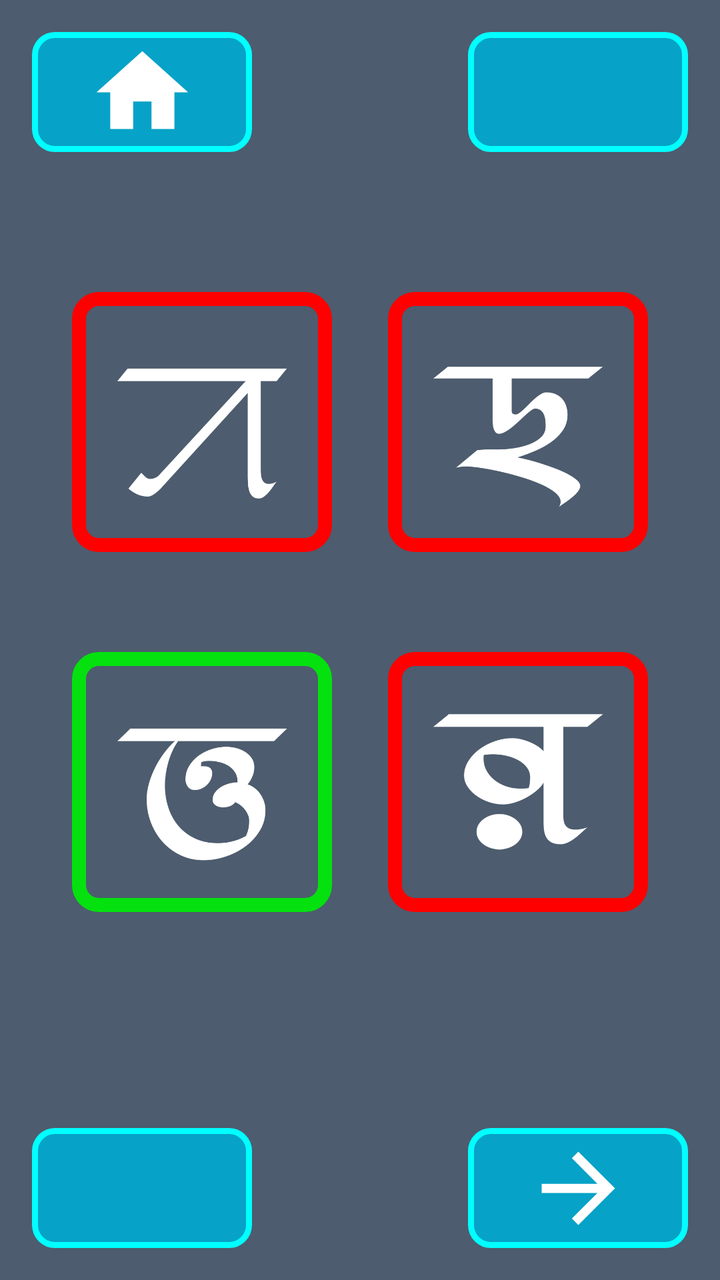
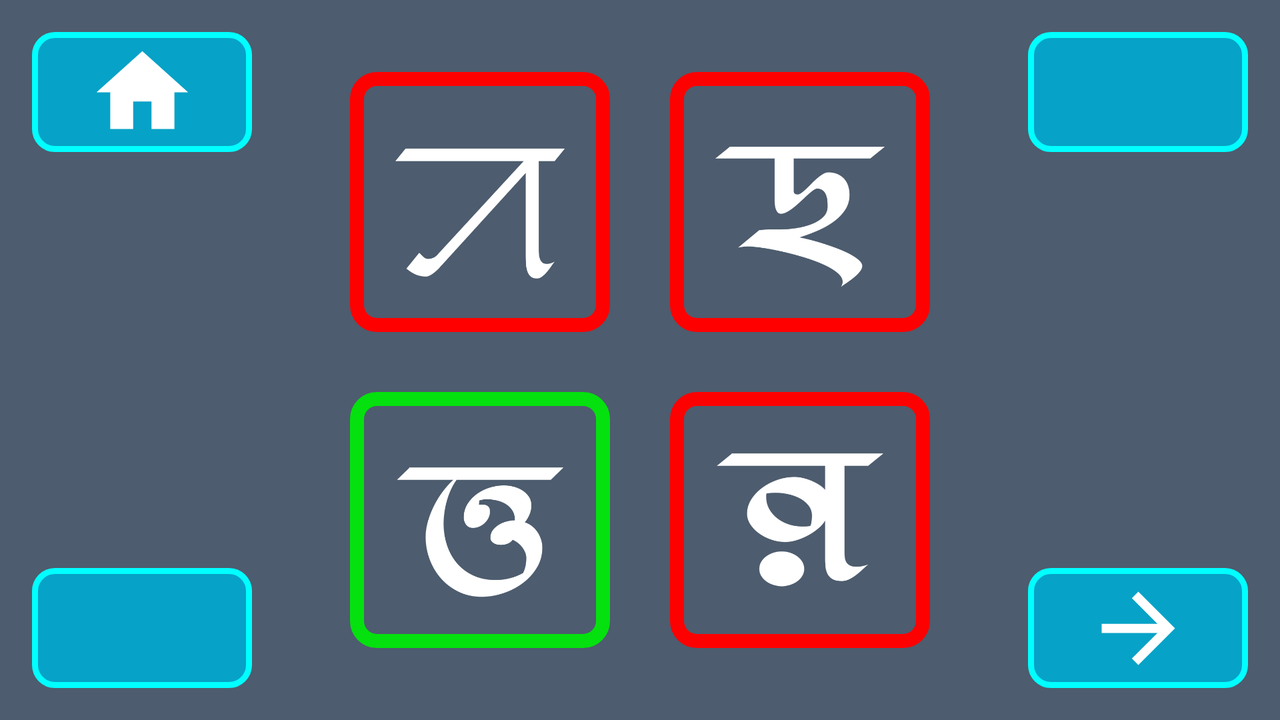

Compare how this app lays out the same screen by default and in its alternative resource folder. The renders come first, then the two layout files and the values they reference.
<!-- AndroidManifest.xml: application theme AppTheme -->
<!-- res/layout/activity_l1_q4_w.xml -->
<?xml version="1.0" encoding="utf-8"?>
<RelativeLayout xmlns:android="http://schemas.android.com/apk/res/android"
    xmlns:tools="http://schemas.android.com/tools"
    android:layout_width="match_parent"
    android:layout_height="match_parent"
    tools:context=".L1Q2"
    android:padding="16dp"
    android:background="@color/colorPrimaryDark">

    <ImageButton
        android:id="@+id/home"
        android:background="@drawable/button_background"
        android:layout_width="110dp"
        android:layout_height="60dp"
        android:layout_alignParentLeft="true"
        android:layout_alignParentStart="true"
        android:layout_alignParentTop="true"
        android:contentDescription="@string/todo"
        android:src="@drawable/ic_home"/>

    <ImageButton
        android:id="@+id/repeat"
        android:layout_alignParentTop="true"
        android:background="@drawable/button_background"
        android:layout_width="110dp"
        android:layout_height="60dp"
        android:layout_alignParentRight="true"
        android:layout_alignParentEnd="true"
        android:contentDescription="@string/todo"
        android:src="@drawable/ic_retry"/>

    <RelativeLayout
        android:padding="20dp"
        android:layout_marginTop="50dp"
        android:layout_below="@+id/repeat"
        android:layout_width="match_parent"
        android:layout_height="350dp">


        <ImageView
            android:id="@+id/q1"
            android:padding="10dp"
            android:layout_alignParentLeft="true"
            android:background="@drawable/wrong_image_background"
            android:layout_width="130dp"
            android:layout_height="130dp"
            android:src="@drawable/l1a"
            android:layout_alignParentStart="true"
            android:contentDescription="@string/todo" />

        <ImageView
            android:id="@+id/q2"
            android:padding="10dp"
            android:layout_alignParentRight="true"
            android:background="@drawable/wrong_image_background"
            android:layout_width="130dp"
            android:layout_height="130dp"
            android:src="@drawable/l1b"
            android:layout_alignParentEnd="true"
            android:contentDescription="@string/todo" />

        <ImageView
            android:layout_marginTop="50dp"
            android:layout_below="@+id/q1"
            android:id="@+id/q3"
            android:padding="10dp"
            android:layout_alignParentLeft="true"
            android:background="@drawable/right_image_background"
            android:layout_width="130dp"
            android:layout_height="130dp"
            android:src="@drawable/l1c"
            android:layout_alignParentStart="true"
            android:contentDescription="@string/todo" />

        <ImageView
            android:layout_marginTop="50dp"
            android:layout_below="@+id/q2"
            android:id="@+id/q4"
            android:padding="10dp"
            android:layout_alignParentRight="true"
            android:background="@drawable/wrong_image_background"
            android:layout_width="130dp"
            android:layout_height="130dp"
            android:src="@drawable/l1d"
            android:layout_alignParentEnd="true"
            android:contentDescription="@string/todo" />


    </RelativeLayout>


    <ImageButton
        android:id="@+id/back"
        android:background="@drawable/button_background"
        android:layout_width="110dp"
        android:layout_height="60dp"
        android:layout_alignParentLeft="true"
        android:layout_alignParentStart="true"
        android:layout_alignParentBottom="true"
        android:contentDescription="@string/todo"
        android:src="@drawable/ic_arrow_back"/>

    <ImageButton
        android:id="@+id/forward"
        android:background="@drawable/button_background"
        android:layout_width="110dp"
        android:layout_height="60dp"
        android:layout_alignParentRight="true"
        android:layout_alignParentEnd="true"
        android:layout_alignParentBottom="true"
        android:contentDescription="@string/todo"
        android:src="@drawable/ic_arrow_forward"/>

</RelativeLayout>
<!-- resources referenced by this layout -->
<resources>
  <color name="colorPrimaryDark">#4D5C6E</color>
  <!-- drawable button_background (drawable) -->
  <?xml version="1.0" encoding="utf-8"?>
  <shape xmlns:android="http://schemas.android.com/apk/res/android"
      android:shape="rectangle">
      <solid android:color="#07A2C7"/>
      <corners android:radius="10dp"/>
      <stroke android:color="#00FFFF"
          android:width="3dp"/>
  </shape>
  <!-- drawable ic_arrow_forward (drawable) -->
  <vector android:height="55dp" android:tint="#FFFFFF"
      android:viewportHeight="24.0"
      android:viewportWidth="24.0"
      android:width="55dp"
      xmlns:android="http://schemas.android.com/apk/res/android">
  
      <path android:fillColor="#FF000000"
            android:pathData="M12,4l-1.41,1.41L16.17,11H4v2h12.17l-5.58,5.59L12,20l8,-8z"/>
  </vector>
  <!-- drawable ic_home (drawable) -->
  <vector android:height="55dp" android:tint="#FFFFFF"
      android:viewportHeight="24.0"
      android:viewportWidth="24.0"
      android:width="55dp"
      xmlns:android="http://schemas.android.com/apk/res/android">
  
      <path android:fillColor="#FF000000"
            android:pathData="M10,20v-6h4v6h5v-8h3L12,3 2,12h3v8z"/>
  </vector>
  <!-- drawable l1a: png bitmap (drawable, 8845 bytes) -->
  <!-- drawable l1b: png bitmap (drawable, 10586 bytes) -->
  <!-- drawable l1c: png bitmap (drawable, 13486 bytes) -->
  <!-- drawable l1d: png bitmap (drawable, 10815 bytes) -->
  <!-- drawable right_image_background (drawable) -->
  <?xml version="1.0" encoding="utf-8"?>
  <shape xmlns:android="http://schemas.android.com/apk/res/android"
      android:shape="rectangle">
      <solid android:color="@color/colorPrimaryDark"/>
      <corners android:radius="10dp"/>
      <stroke android:color="#04E10E"
          android:width="7dp"/>
  </shape>
  <!-- drawable wrong_image_background (drawable) -->
  <?xml version="1.0" encoding="utf-8"?>
  <shape xmlns:android="http://schemas.android.com/apk/res/android"
      android:shape="rectangle">
      <solid android:color="@color/colorPrimaryDark"/>
      <corners android:radius="10dp"/>
      <stroke android:color="#FF0000"
          android:width="7dp"/>
  </shape>
  <string name="todo">TODO</string>
  <style name="AppTheme" parent="Theme.AppCompat.Light.NoActionBar">
          
          <item name="colorPrimary">@color/colorPrimary</item>
          <item name="colorPrimaryDark">@color/colorPrimaryDark</item>
          <item name="colorAccent">@color/colorAccent</item>
      </style>
  <color name="colorPrimary">#4D5C6E</color>
  <color name="colorAccent">#03DAC5</color>
</resources>
<!-- res/layout-land/activity_l1_q4_w.xml (the author's variant of the layout above) -->
<!-- drawn on the phone turned sideways -->
<?xml version="1.0" encoding="utf-8"?>
<RelativeLayout xmlns:android="http://schemas.android.com/apk/res/android"
    xmlns:tools="http://schemas.android.com/tools"
    android:layout_width="match_parent"
    android:layout_height="match_parent"
    tools:context=".L1Q2"
    android:padding="16dp"
    android:background="@color/colorPrimaryDark">

    <ImageButton
        android:id="@+id/home"
        android:background="@drawable/button_background"
        android:layout_width="110dp"
        android:layout_height="60dp"
        android:layout_alignParentLeft="true"
        android:layout_alignParentStart="true"
        android:layout_alignParentTop="true"
        android:contentDescription="@string/todo"
        android:src="@drawable/ic_home"/>

    <ImageButton
        android:id="@+id/repeat"
        android:layout_alignParentTop="true"
        android:background="@drawable/button_background"
        android:layout_width="110dp"
        android:layout_height="60dp"
        android:layout_alignParentRight="true"
        android:layout_alignParentEnd="true"
        android:contentDescription="@string/todo"
        android:src="@drawable/ic_retry"/>

    <RelativeLayout

        android:layout_centerInParent="true"
        android:layout_width="800dp"
        android:layout_height="350dp"
        android:padding="20dp">

        <ImageView
            android:layout_toLeftOf="@+id/tr"
            android:id="@+id/q1"
            android:layout_width="130dp"
            android:layout_height="130dp"
            android:background="@drawable/wrong_image_background"
            android:contentDescription="@string/todo"
            android:padding="10dp"
            android:src="@drawable/l1a"
            android:layout_toStartOf="@+id/tr" />

        <TextView
            android:id="@+id/tr"
            android:layout_centerHorizontal="true"
            android:layout_width="30dp"
            android:layout_height="20dp"/>

        <ImageView
            android:layout_toRightOf="@+id/tr"
            android:id="@+id/q2"
            android:layout_width="130dp"
            android:layout_height="130dp"
            android:background="@drawable/wrong_image_background"
            android:contentDescription="@string/todo"
            android:padding="10dp"
            android:src="@drawable/l1b"
            android:layout_toEndOf="@+id/tr" />

        <ImageView
            android:layout_marginTop="30dp"
            android:layout_below="@+id/q1"
            android:layout_toLeftOf="@+id/tr"
            android:id="@+id/q3"
            android:padding="10dp"
            android:background="@drawable/right_image_background"
            android:layout_width="130dp"
            android:layout_height="130dp"
            android:src="@drawable/l1c"
            android:contentDescription="@string/todo"
            android:layout_toStartOf="@+id/tr" />

        <ImageView
            android:layout_marginTop="30dp"
            android:layout_below="@+id/q1"
            android:layout_toRightOf="@+id/tr"
            android:id="@+id/q4"
            android:padding="10dp"
            android:background="@drawable/wrong_image_background"
            android:layout_width="130dp"
            android:layout_height="130dp"
            android:src="@drawable/l1d"
            android:contentDescription="@string/todo"
            android:layout_toEndOf="@+id/tr" />



    </RelativeLayout>


    <ImageButton
        android:id="@+id/back"
        android:background="@drawable/button_background"
        android:layout_width="110dp"
        android:layout_height="60dp"
        android:layout_alignParentLeft="true"
        android:layout_alignParentStart="true"
        android:layout_alignParentBottom="true"
        android:contentDescription="@string/todo"
        android:src="@drawable/ic_arrow_back"/>

    <ImageButton
        android:id="@+id/forward"
        android:background="@drawable/button_background"
        android:layout_width="110dp"
        android:layout_height="60dp"
        android:layout_alignParentRight="true"
        android:layout_alignParentEnd="true"
        android:layout_alignParentBottom="true"
        android:contentDescription="@string/todo"
        android:src="@drawable/ic_arrow_forward"/>

</RelativeLayout>
